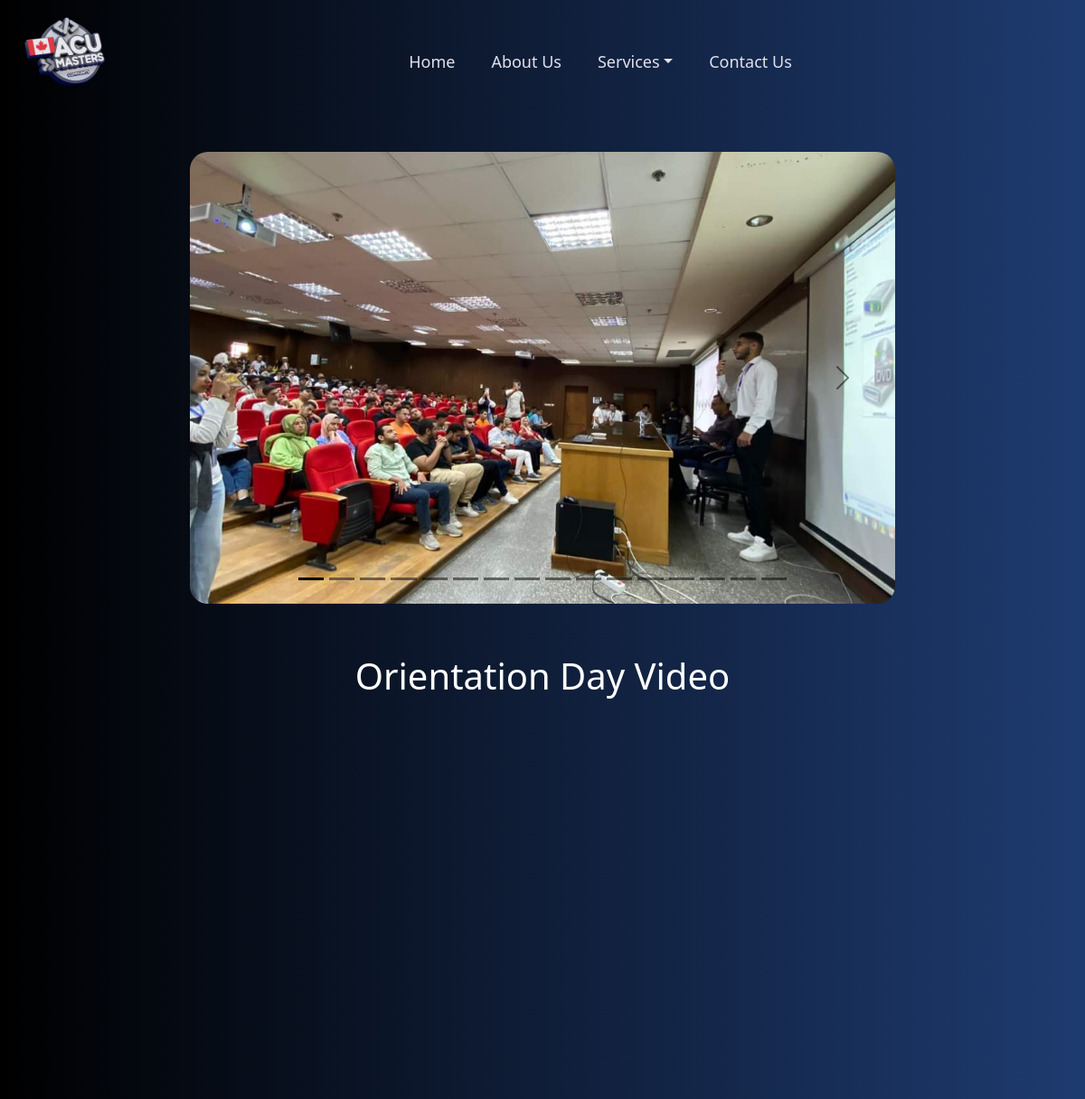
The app's page /events/1/ with its own data.
### events/models.py (models this page shows, shortened)
class EventPhoto(models.Model):
    photo = models.ImageField(upload_to='event_photos/')

class Event(models.Model):
    name = models.CharField(max_length=255)
    cover_photo = models.ImageField(upload_to='event_covers/')
    photos = models.ManyToManyField('EventPhoto', related_name='event_photos')
    link = models.URLField(max_length= 250 , null= False , blank= False, default="google.com")

### events/views.py (the view)
# urls.py: path('<int:pk>/', EventDetailView.as_view(), name='event-detail'),
class EventDetailView(DetailView):
    model = Event
    template_name = 'events/event_detail.html'
    context_object_name = 'event'

### events/templates/events/event_detail.html (shortened to what this page needs)
{% load static %}
<!DOCTYPE html>
<html lang="en">
<head>
    <link rel="stylesheet" href="{% static 'css/all.min.css' %}">
    <link rel="stylesheet" href="{% static 'css/animate.min.css' %}">
    <link rel="stylesheet" href="{% static 'css/bootstrap.min.css' %}">
    <link rel="stylesheet" href="{% static 'css/sess.css' %}">
    <link rel="stylesheet" href="{% static 'css/oriantation.css' %}">
</head>
<body>
    <header class="header sticky-top">
        <nav class="navbar navbar-expand-lg">
            <div class="container-fluid">
                <a class="navbar-brand order-0" href="{% url 'home' %}">
                    <img src="{% static 'imags/Masters_1_-removebg.png' %}" alt="Logo">
                </a>
                <div class="collapse navbar-collapse" id="navbarSupportedContent">
                    <ul class="navbar-nav m-auto mb-2 mb-lg-0">
                        <li class="nav-item"><a class="nav-link active" href="{% url 'home' %}">Home</a></li>
                        <li class="nav-item"><a class="nav-link active" href="{% url 'aboutus' %}">About Us</a></li>
                        <li class="nav-item dropdown">
                            <a class="nav-link active dropdown-toggle" href="#" role="button" data-bs-toggle="dropdown">Services</a>
                        </li>
                        <li class="nav-item"><a class="nav-link active" href="{% url 'contact_us' %}">Contact Us</a></li>
                    </ul>
                </div>
            </div>
        </nav>
    </header>
    <div class="hero-section autoplay muted loop">
        <div id="carouselExampleDark" class="carousel carousel-dark slide">
            <div class="carousel-indicators">
                {% for photo in event.photos.all %}
                    <button type="button" data-bs-target="#carouselExampleDark" data-bs-slide-to="{{ forloop.counter0 }}" class="{% if forloop.first %}active{% endif %}" aria-label="Slide {{ forloop.counter }}"></button>
                {% endfor %}
            </div>
            <div class="carousel-inner">
                {% for photo in event.photos.all %}
                    <div class="carousel-item {% if forloop.first %}active{% endif %}">
                        <img src="{{ photo.photo.url }}" class="d-block w-100" alt="Event photo">
                    </div>
                {% endfor %}
            </div>
            <button class="carousel-control-prev" type="button" data-bs-target="#carouselExampleDark" data-bs-slide="prev">
                <span class="carousel-control-prev-icon" aria-hidden="true"></span>
            </button>
            <button class="carousel-control-next" type="button" data-bs-target="#carouselExampleDark" data-bs-slide="next">
                <span class="carousel-control-next-icon" aria-hidden="true"></span>
            </button>
        </div>
        <div class="text">
                <h1>{{ event.name }} Video</h1>
                <div class="gooo">
                    <iframe class="video-container" src="{{ event.link }}" width="600" height="400" frameborder="0" allowfullscreen></iframe>
                </div>
        </div>
    </div>
</body>
</html>

### static/css/sess.css (style rules this page uses)
* { margin: 0%; padding: 0%; }
img { width: 100%; }
body { color:#333333; }
.header .navbar-brand { padding: 0; z-index: 3; }
.header .navbar .navbar-brand img { max-width: 4rem; padding-left: 10px; }
.header { background-color:transparent; position: relative; padding: 1rem 0 1rem 0; z-index: 2; }
.navbar-expand-lg { padding: 0; }
.header .navbar .navbar-nav li a { color: rgb(225, 225, 237); gap: 1rem; }
.hero-section { position: relative; width: 100%; margin: 0; overflow: hidden; }
body { background: linear-gradient(to right, #000000, #1e3b70); }
html, body { overflow: auto; scrollbar-width: none; -ms-overflow-style: none; }

### static/css/oriantation.css (style rules this page uses)
.carousel { width: 780px; margin-left: auto; margin-right: auto; border-radius: 20px; overflow: hidden; margin-top: 2rem; }
.carousel-inner { height: 500px; }
.carousel-item { width: 100%; height: 100%; }
.carousel-item img { width: 100%; height: 100%; object-fit: cover; }
.hero-section { width: 95%; margin-left: auto; margin-right: auto; height: 190vh; }
.text { margin-top: 3.5rem; }
.text h1 { color: white; margin-bottom: 1rem; text-transform:capitalize; text-align: center; }
.gooo { display: flex; justify-content: center; align-items: center; width: 80%; margin: 0 auto; }
.video-container { width: 100%; max-width: 600px; height: 400px; border:none; }
html, body { overflow: auto; scrollbar-width: none; -ms-overflow-style: none; }

### events/templates/events/event_detail.html (style rules this page uses)
@media (min-width: 992px) { .navbar .navbar-collapse { order: 2; } }
@media (min-width: 992px) { .navbar-brand { height: 13vh; } }
@media (min-width: 992px) { .header .navbar .navbar-brand img { transform: translateY(-0.5rem); max-width: 7rem; } }
@media (min-width: 992px) { .header .navbar .navbar-nav { font-size: large; gap: 1.5rem; } }

### records on screen
EventPhoto: photo (picture)
Event: name "Orientation Day"
